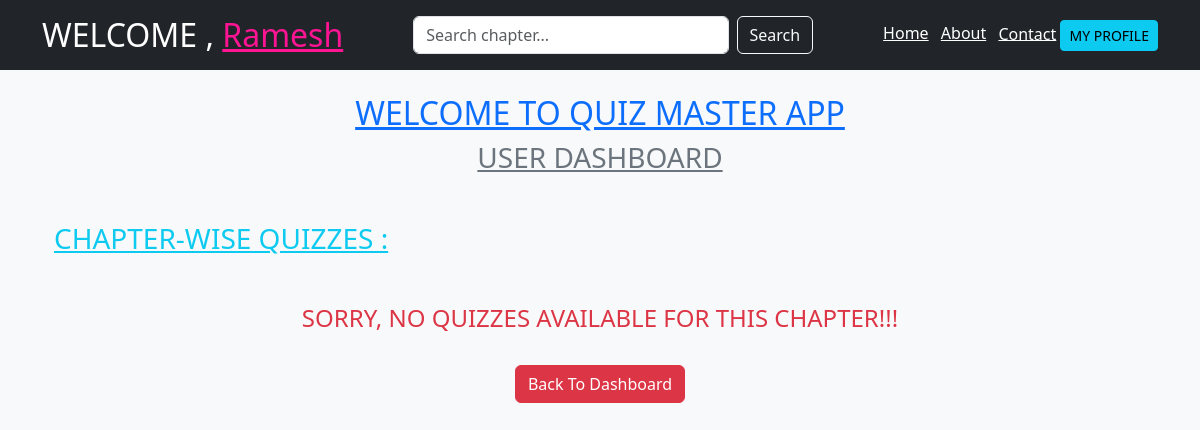
Page /chapter/wise/quiz/2/ (signed in) on the earlier database version.
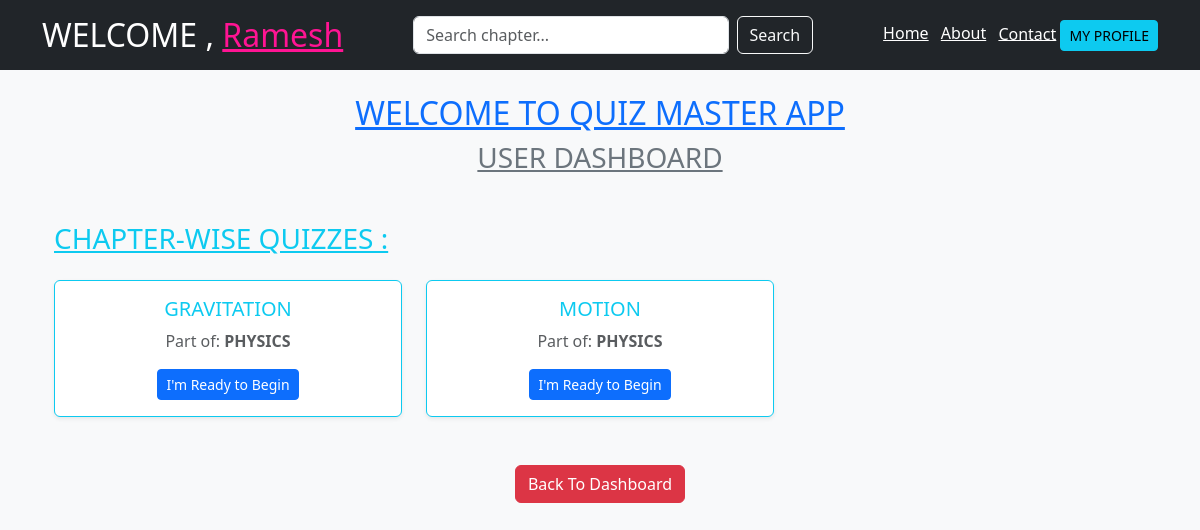
Same page on the later database version.
### app.py (models this page shows)
class Chapter(db.Model):
    id = db.Column(db.Integer , primary_key = True)
    title = db.Column(db.String(50) , nullable = False)
    quiz_id = db.Column(db.Integer , db.ForeignKey('quiz.id') , nullable = False)

class Quiz(db.Model):
    id = db.Column(db.Integer , primary_key= True)
    title = db.Column(db.String(100) , nullable = False)
    chapters = db.relationship('Chapter' , backref = 'quiz' , lazy = True)

### app.py (the view)
@app.route('/chapter/wise/quiz/<int:quiz_id>/', methods=['GET'])
def chapter_wise_quiz(quiz_id):
    if 'user_id' not in session:
        return redirect('/user/login')
    quiz = Quiz.query.get(quiz_id)
    search_query = request.args.get("q")
    if search_query:
        chapters = Chapter.query.filter(
            Chapter.quiz_id == quiz_id,
            Chapter.title.ilike(f"%{search_query}%")
        ).all()
    else:
        chapters = Chapter.query.filter_by(quiz_id=quiz_id).all()
    return render_template('chapter_wise_quiz.html', quiz=quiz, chapters=chapters, search_query=search_query)

### templates/chapter_wise_quiz.html (shortened to what this page needs)
<!DOCTYPE html>
<html lang="en">
<head>
  <link href="https://cdn.jsdelivr.net/npm/bootstrap@5.3.0/dist/css/bootstrap.min.css" rel="stylesheet">
</head>
<body class="bg-light">
  <header class="bg-dark text-white p-3">
    <div class="container d-flex flex-column flex-md-row justify-content-between align-items-center">
      <h2 class="mb-2 mb-md-0">WELCOME , <u style="color:deeppink;">{{ session['username'] }}</u></h2>
      <form class="d-flex mb-2 mb-md-0" method="GET" action="/chapter/wise/quiz/{{ quiz.id }}" style="flex:1; max-width:400px;">
        <input class="form-control me-2" type="search" name="q" value="{{ search_query or '' }}" placeholder="Search chapter...">
        <button class="btn btn-outline-light" type="submit">Search</button>
      </form>
      <nav class="mt-2 mt-md-0">
        <a href="/" class="text-white me-2">Home</a>
        <a href="/about" class="text-white me-2">About</a>
        <a href="/contact" class="text-white">Contact</a>
        <a href="/user/profile" button class="btn btn-info btn-sm">MY PROFILE</a>
      </nav>
    </div>
  </header>
  <div class="text-center my-4">
    <h2 class="text-primary"><u>WELCOME TO QUIZ MASTER APP</u></h2>
    <h3 class="text-secondary"><u>USER DASHBOARD</u></h3>
  </div>
  <div class="container p-4">
    <h3 class="mb-4 text-info"><u>CHAPTER-WISE QUIZZES :</u></h3>
    <div class="row">
      {% for chapter in chapters %}
      <div class="col-12 col-md-6 col-lg-4 mb-4">
        <div class="card h-100 border-info shadow-sm">
          <div class="card-body text-center">
            <h5 class="card-title text-info">{{ chapter.title }}</h5>
            <p class="card-text text-muted">Part of: <strong>{{ chapter.quiz.title }}</strong></p>
            <a href="/take/quiz/{{ chapter.quiz.id }}/{{ chapter.id }}" class="btn btn-primary btn-sm">I'm Ready to Begin</a>
          </div>
        </div>
      </div>
      {% else %}
      <div class="col-12 text-center">
        <h4 class="text-danger mt-4">SORRY, NO QUIZZES AVAILABLE FOR THIS CHAPTER!!!</h4>
      </div>
      {% endfor %}
    </div>
  </div>
  <div class="text-center mb-5">
    <a href="/user/dashboard" class="btn btn-danger">Back To Dashboard</a>
  </div>
</body>
</html>

Differences in the rows shown:
added Chapter: title "GRAVITATION", quiz "PHYSICS"
added Chapter: title "MOTION", quiz "PHYSICS"
Other differences:
text no longer shown: "SORRY, NO QUIZZES AVAILABLE FOR THIS CHAPTER!!!"
